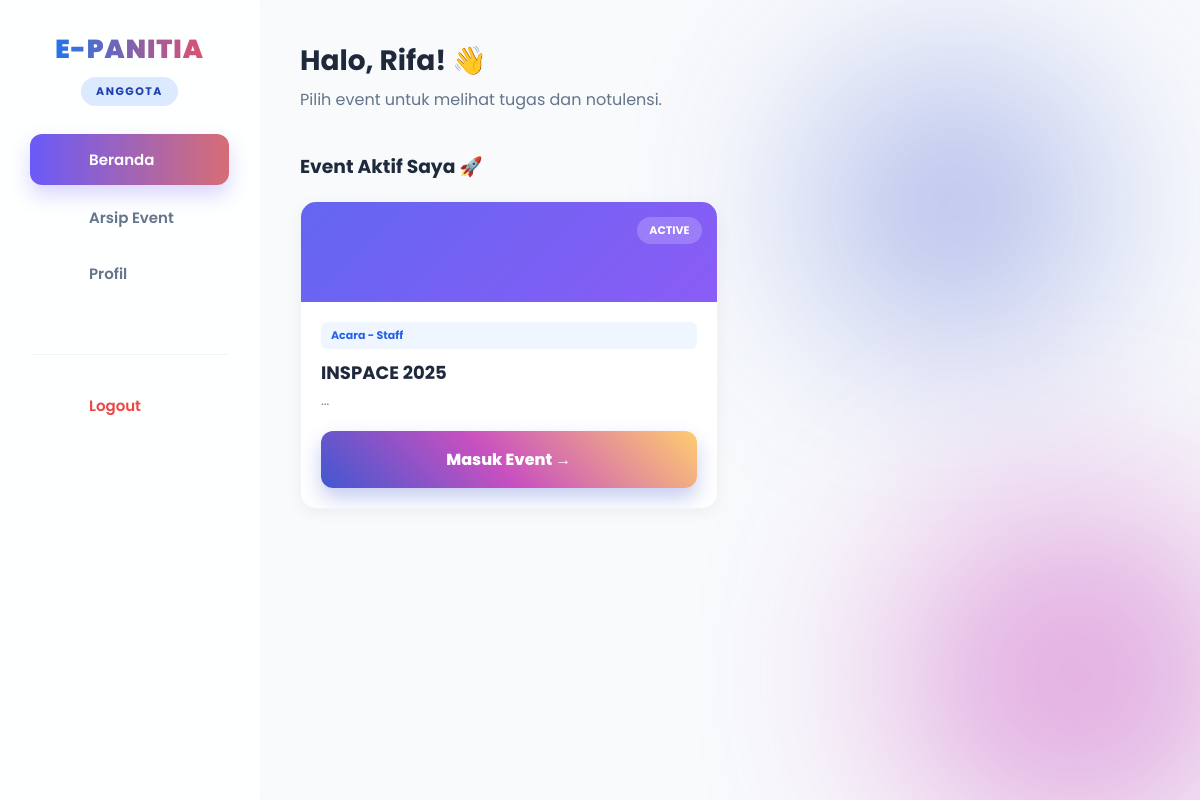
The page /dashboard/anggota.php (signed in) on the database its author committed.
### tables this page shows
CREATE TABLE IF NOT EXISTS `events` (
  `event_id` int NOT NULL AUTO_INCREMENT,
  `nama_event` varchar(200) NOT NULL,
  `deskripsi` text,
  `tanggal_mulai` date DEFAULT NULL,
  `tanggal_selesai` date DEFAULT NULL,
  `status` enum('upcoming','active','completed','cancelled','archived') DEFAULT 'upcoming',
  `created_at` timestamp NULL DEFAULT CURRENT_TIMESTAMP,
  `jumlah_divisi` int DEFAULT '0',
  PRIMARY KEY (`event_id`)
);

CREATE TABLE IF NOT EXISTS `divisi` (
  `divisi_id` int NOT NULL AUTO_INCREMENT,
  `event_id` int NOT NULL,
  `nama_divisi` varchar(100) NOT NULL,
  PRIMARY KEY (`divisi_id`),
  KEY `event_id` (`event_id`),
  CONSTRAINT `divisi_ibfk_1` FOREIGN KEY (`event_id`) REFERENCES `events` (`event_id`) ON DELETE CASCADE
);

CREATE TABLE IF NOT EXISTS `anggota_divisi` (
  `anggota_id` int NOT NULL AUTO_INCREMENT,
  `user_id` int NOT NULL,
  `divisi_id` int NOT NULL,
  `jabatan` varchar(50) DEFAULT 'Staff',
  PRIMARY KEY (`anggota_id`),
  KEY `user_id` (`user_id`),
  KEY `divisi_id` (`divisi_id`),
  CONSTRAINT `anggota_divisi_ibfk_1` FOREIGN KEY (`user_id`) REFERENCES `users` (`user_id`) ON DELETE CASCADE,
  CONSTRAINT `anggota_divisi_ibfk_2` FOREIGN KEY (`divisi_id`) REFERENCES `divisi` (`divisi_id`) ON DELETE CASCADE
);

### dashboard/anggota.php (the view, shortened to what this page needs)
<?php
require '../config/koneksi.php';
$id_user = $_SESSION['user_id'];
?>
<!DOCTYPE html>
<html lang="id">
<head>
    <link rel="stylesheet" href="../assets/css/style.css?v=110">
</head>
<body>
    <div class="bg-blob blob-2"></div>
    <div class="bg-blob blob-4"></div>
    <div class="dashboard-container">
        <aside class="sidebar">
            <div class="sidebar-header">
                <h2 class="brand-title">E-PANITIA</h2>
                <span class="role-badge">Anggota</span>
            </div>
            <nav>
                <a href="anggota.php" class="menu-item active">
                    <i class="ph-bold ph-house"></i> Beranda
                </a>
                <a href="arsip_event.php" class="menu-item">
                    <i class="ph-bold ph-archive-box"></i> Arsip Event
                </a>
                <a href="profil_anggota.php" class="menu-item">
                    <i class="ph-bold ph-user"></i> Profil
                </a>
                <div class="menu-logout">
                    <a href="../logout.php" class="menu-item" style="color: #ef4444;"><i class="ph-bold ph-sign-out"></i> Logout</a>
                </div>
            </nav>
        </aside>
        <main class="main-content">
            <div class="welcome-section">
                <h1>Halo, <?= $_SESSION['nama']; ?>! 👋</h1>
                <p>Pilih event untuk melihat tugas dan notulensi.</p>
            </div>
            <h3 style="margin-bottom: 20px;">Event Aktif Saya 🚀</h3>
            <div class="stats-grid" style="grid-template-columns: repeat(auto-fill, minmax(300px, 1fr));">
                <?php
                $qActive = mysqli_query($conn, "
                    SELECT e.*, d.nama_divisi, ad.jabatan
                    FROM events e
                    JOIN divisi d ON e.event_id = d.event_id
                    JOIN anggota_divisi ad ON d.divisi_id = ad.divisi_id
                    WHERE ad.user_id = '$id_user' AND e.status IN ('active', 'pending')
                    ORDER BY e.tanggal_mulai ASC
                ");
                if (mysqli_num_rows($qActive) > 0) {
                    while ($row = mysqli_fetch_assoc($qActive)) {
                ?>
                <div class="event-card">
                    <div class="event-header">
                        <span class="event-badge">ACTIVE</span>
                    </div>
                    <div class="event-body">
                        <span class="divisi-tag"><?= $row['nama_divisi'] ?> - <?= $row['jabatan'] ?></span>
                        <h3 style="font-size: 18px; margin-bottom: 5px;"><?= $row['nama_event'] ?></h3>
                        <p style="color: #64748b; font-size: 13px; margin-bottom: 20px;">
                            <?= substr($row['deskripsi'], 0, 80) ?>...
                        </p>
                        <a href="detail_event.php?id=<?= $row['event_id'] ?>" class="btn-login" style="margin-top: auto; text-align: center; text-decoration: none;">
                            Masuk Event &rarr;
                        </a>
                    </div>
                </div>
                <?php
                    }
                } else {
                    echo "<p style='color: #94a3b8; font-style: italic;'>Kamu belum tergabung dalam event aktif apapun.</p>";
                }
                ?>
            </div>
            </main>
    </div>
</body>
</html>

### assets/css/style.css (style rules this page uses)
:root { --bg-body: #f8fafc; --sidebar-bg: rgba(255, 255, 255, 0.85); --text-dark: #1e293b; --text-gray: #64748b; --gradient-text: linear-gradient(to right, #007bff, #ff4b5c); --btn-gradient: linear-gradient(45deg, #4158d0 0%, #c850c0 46%, #ffcc70 100%); --card-blue: linear-gradient(135deg, #00c6ff 0%, #0072ff 100%); --card-purple: linear-gradient(135deg, #c850c0 0%, #4158d0 100%); --card-pink: linear-gradient(135deg, #ff7eb3 0%, #d53369 100%); --card-orange: linear-gradient(135deg, #ffcc70 0%, #daae51 100%); }
* { margin: 0; padding: 0; box-sizing: border-box; font-family: 'Poppins', sans-serif; }
body { margin: 0; padding: 0; background: var(--bg-body); color: var(--text-dark); font-family: 'Poppins', sans-serif; }
.dashboard-container { display: flex; min-height: 100vh; position: relative; z-index: 50; }
.sidebar { width: 260px; background: var(--sidebar-bg); backdrop-filter: blur(20px); border-right: 1px solid rgba(255,255,255,0.6); padding: 30px; display: flex; flex-direction: column; position: fixed; height: 100vh; left: 0; top: 0; z-index: 100; }
.sidebar-header { margin-bottom: 30px; text-align: center; }
.brand-title { font-size: 26px; font-weight: 900; text-transform: uppercase; background: var(--gradient-text); -webkit-background-clip: text; -webkit-text-fill-color: transparent; margin-bottom: 8px; letter-spacing: 1px; }
.role-badge { display: inline-block; font-size: 11px; font-weight: 700; text-transform: uppercase; background: #e2e8f0; color: #64748b; padding: 6px 15px; border-radius: 20px; letter-spacing: 1.5px; }
nav { display: flex; flex-direction: column; gap: 5px; }
.menu-item { display: flex; align-items: center; padding: 14px 20px; color: #64748b; text-decoration: none; border-radius: 12px; font-weight: 600; font-size: 15px; transition: 0.3s; }
.menu-item.active { background: linear-gradient(90deg, #6a5af9 0%, #d66d75 100%); color: white !important; box-shadow: 0 10px 20px rgba(106, 90, 249, 0.25); transform: translateY(-2px); }
.menu-logout { margin-top: 50px; border-top: 1px solid #f1f5f9; padding-top: 25px; }
.menu-logout a { color: #ef4444; font-weight: 600; }
.main-content { margin-left: 260px; padding: 40px; width: calc(100% - 260px); }
.welcome-section h1 { font-size: 28px; font-weight: 700; margin-bottom: 5px; }
.welcome-section p { color: var(--text-gray); margin-bottom: 40px; }
.stats-grid { display: grid; grid-template-columns: repeat(auto-fit, minmax(220px, 1fr)); gap: 25px; margin-bottom: 40px; }
.bg-blob { position: fixed; border-radius: 50%; filter: blur(100px); z-index: -9999; opacity: 0.5; pointer-events: none; }
.blob-2 { width: 350px; height: 350px; background: #c850c0; bottom: -50px; right: -50px; }
.blob-4 { width: 250px; height: 250px; background: #4158d0; top: 10%; right: 10%; }
.btn-login { width: 100%; padding: 16px; border: none; border-radius: 12px; background-image: var(--btn-gradient); color: white; font-size: 16px; font-weight: 800; cursor: pointer; transition: 0.3s; box-shadow: 0 10px 20px rgba(65, 88, 208, 0.3); }

### dashboard/anggota.php (style rules this page uses)
.role-badge { background: #dbeafe; color: #1e40af; }
.bg-blob { pointer-events: none !important; z-index: 0 !important; }
.dashboard-container { position: relative; z-index: 10 !important; }
.event-card { background: white; border-radius: 16px; overflow: hidden; box-shadow: 0 4px 15px rgba(0,0,0,0.05); transition: 0.3s; border: 1px solid #f1f5f9; display: flex; flex-direction: column; height: 100%; }
.event-header { height: 100px; background: linear-gradient(135deg, #6366f1, #8b5cf6); position: relative; }
.event-body { padding: 20px; flex-grow: 1; display: flex; flex-direction: column; }
.event-badge { position: absolute; top: 15px; right: 15px; background: rgba(255,255,255,0.2); backdrop-filter: blur(5px); color: white; padding: 5px 12px; border-radius: 20px; font-size: 11px; font-weight: 700; }
.divisi-tag { background: #eff6ff; color: #2563eb; padding: 5px 10px; border-radius: 6px; font-size: 11px; font-weight: 700; display: inline-block; margin-bottom: 10px; }

### rows shown on the page
events: divisi.nama_divisi "Acara", anggota_divisi.jabatan "Staff", nama_event "INSPACE 2025"

### other values the page prints
$_SESSION['nama'] "Rifa"
